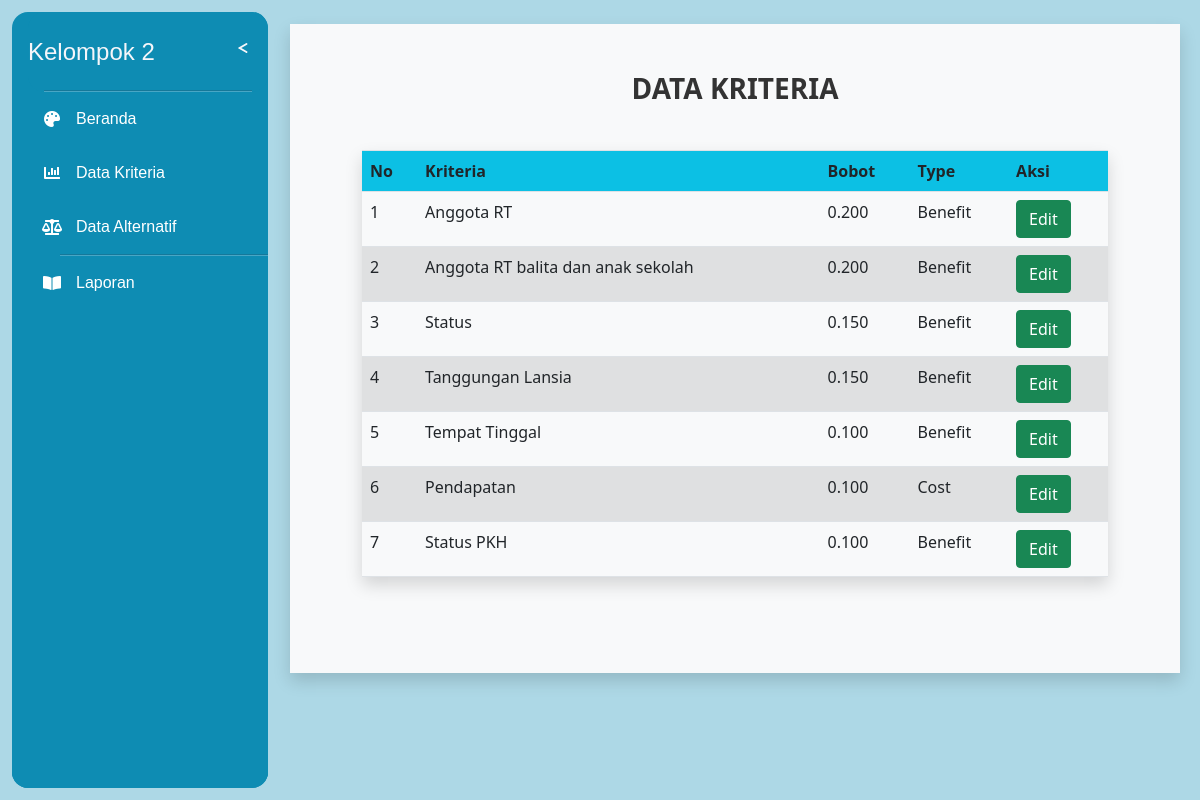
Screenshot of /data_kriteria.php with the database file from the repository.
### tables this page shows
CREATE TABLE `kriteria` (
  `id_kriteria` int(11) NOT NULL,
  `kriteria` varchar(80) NOT NULL,
  `bobot` varchar(25) NOT NULL,
  `type` varchar(25) NOT NULL
);

### functions.php (called while the page is built, shortened)
<?php
$con = mysqli_connect("localhost", "root", "", "spkmoora");
function tampilkriteria($query)
{
	global $con;
	$data = mysqli_query($con, $query);
	$rows = [];
	while ($row = mysqli_fetch_assoc($data)) {
		$rows[] = $row;
	}
	return $rows;
}

### data_kriteria.php (the view, shortened to what this page needs)
<?php
require 'functions.php';
$data_kriteria = tampilkriteria("SELECT * FROM kriteria");
?>
<!doctype html>
<html lang="en">
<head>
  <link rel='stylesheet' href='https://cdnjs.cloudflare.com/ajax/libs/font-awesome/5.15.3/css/all.min.css'>
  <link rel="stylesheet" href="./stylee.css">
  <link rel="stylesheet" type="text/css" href="bootstrap/css/bootstrap.min.css">
  <link href="https://cdn.jsdelivr.net/npm/bootstrap@5.1.1/dist/css/bootstrap.min.css" rel="stylesheet">
</head>
<div id="nav-bar">
  <div id="nav-header"><a id="nav-title">Kelompok 2</a>
    <label for="nav-toggle"><span id="nav-toggle-burger"></span></label>
    <hr />
  </div>
  <div id="nav-content">
    <div class="nav-button"><i class="fas fa-palette"></i><span><a href="index.php">Beranda</a></span></div>
    <div class="nav-button"><i class="fas fa-chart-bar"></i><span><a href="data_kriteria.php">Data Kriteria</a></span></div>
    <div class="nav-button"><i class="fas fa-balance-scale"></i><span><a href="data_penilaian.php">Data Alternatif</a></span></div>
    <hr />
    <div class="nav-button"><i class="fas fa-book-open"></i><span><a href="laporan.php">Laporan</a></span></div>
  </div>
</div>
<br>
<div class="container bg-light shadow p-5 mb-5  margin-content">
  <center>
    <h3 style="
    font-weight: bold;
    color: #333;
    text-transform: uppercase;
    text-align: center;
    margin-bottom: 20px;
  ">
      DATA KRITERIA
    </h3>
  </center>
  <div class="table-responsive p-4">
    <table class="table table-striped shadow">
      <tr class="bg-info table-color">
        <th>No</th>
        <th>Kriteria</th>
        <th>Bobot</th>
        <th>Type</th>
        <th>Aksi</th>
      </tr>
      <?php $i = 1; ?>
      <?php foreach ($data_kriteria as $data) { ?>
        <tr>
          <td><?= $i++; ?></td>
          <td><?= $data['kriteria']; ?></td>
          <td><?= $data['bobot']; ?></td>
          <td><?= $data['type']; ?></td>
          <td><a href="edit_kriteria.php?id_kriteria=<?= $data['id_kriteria']; ?>" class="btn btn-success">Edit</a></td>
        </tr>
      <?php } ?>
    </table>
  </div>
</div>
</body>
</html>

### stylee.css (style rules this page uses)
:root { --background: #ADD8E6; --navbar-width: 256px; --navbar-width-min: 80px; --navbar-dark-primary: #0e8cb3; --navbar-dark-secondary: #2c3e50; --navbar-light-primary: #f5f6fa; --navbar-light-secondary: white; }
html, body { margin: 0; background: var(--background); }
#nav-bar { position: absolute; left: 1vw; top: 1vw; height: calc(100% - 2vw); background: var(--navbar-dark-primary); border-radius: 16px; display: flex; flex-direction: column; color: var(--navbar-light-primary); font-family: Verdana, Geneva, Tahoma, sans-serif; overflow: hidden; user-select: none; }
#nav-bar hr { margin: 0; position: relative; left: 16px; width: calc(100% - 32px); border: none; border-top: solid 1px var(--navbar-dark-secondary); }
#nav-bar a { color: inherit; text-decoration: inherit; }
#nav-header { position: relative; width: var(--navbar-width); left: 16px; width: calc(var(--navbar-width) - 16px); min-height: 80px; background: var(--navbar-dark-primary); border-radius: 16px; z-index: 2; display: flex; align-items: center; transition: width 0.2s; }
#nav-header hr { position: absolute; bottom: 0; }
#nav-title { font-size: 1.5rem; transition: opacity 1s; }
label[for=nav-toggle] { position: absolute; right: 0; width: 3rem; height: 100%; display: flex; align-items: center; justify-content: center; cursor: pointer; }
#nav-toggle-burger { position: relative; width: 16px; height: 2px; background: var(--navbar-dark-primary); border-radius: 99px; transition: background 0.2s; }
#nav-toggle-burger:before, #nav-toggle-burger:after { content: ""; position: absolute; top: -6px; width: 10px; height: 2px; background: var(--navbar-light-primary); border-radius: 99px; transform: translate(2px, 8px) rotate(30deg); transition: 0.2s; }
#nav-toggle-burger:after { top: 6px; transform: translate(2px, -8px) rotate(-30deg); }
#nav-content { margin: -16px 0; padding: 16px 0; position: relative; flex: 1; width: var(--navbar-width); background: var(--navbar-dark-primary); box-shadow: 0 0 0 16px var(--navbar-dark-primary); direction: rtl; overflow-x: hidden; transition: width 0.2s; }
.nav-button { position: relative; margin-left: 16px; height: 54px; display: flex; align-items: center; color: var(--navbar-light-secondary); direction: ltr; cursor: pointer; z-index: 1; transition: color 0.2s; }
.nav-button span { transition: opacity 1s; }
.nav-button .fas { transition: min-width 0.2s; }
#nav-bar .fas { min-width: 3rem; text-align: center; }

### data_kriteria.php (style rules this page uses)
.container { min-height: calc(100vh - 211px - -60px); }
.margin-content { margin-left: 290px; margin-right: 20px; }
@media screen and (max-width: 1440px) { .container { width: auto; } }

### rows the page displays
kriteria: kriteria "Anggota RT", bobot "0.200", type "Benefit"
kriteria: kriteria "Anggota RT balita dan anak sekolah", bobot "0.200", type "Benefit"
kriteria: kriteria "Status", bobot "0.150", type "Benefit"
kriteria: kriteria "Tanggungan Lansia", bobot "0.150", type "Benefit"
kriteria: kriteria "Tempat Tinggal", bobot "0.100", type "Benefit"
kriteria: kriteria "Pendapatan", bobot "0.100", type "Cost"
kriteria: kriteria "Status PKH", bobot "0.100", type "Benefit"
